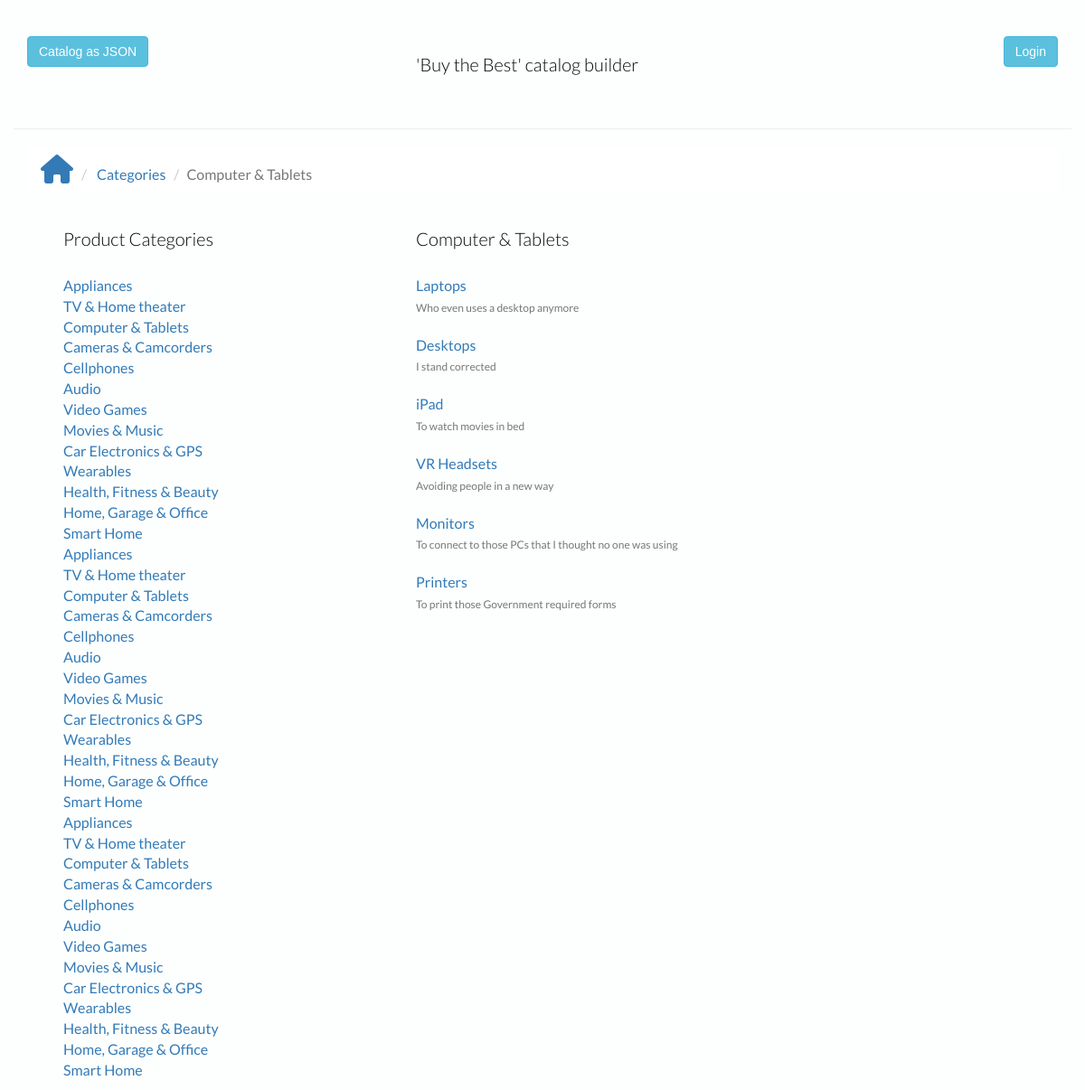
The app's page /category/29/ with its own data.
### database_create.py (models this page shows, shortened)
class Category(Base):
    __tablename__ = 'category'
    id = Column(Integer, primary_key=True)
    name = Column(String(80), nullable=False)

class Product(Base):
    __tablename__ = 'product'
    id = Column(Integer, primary_key=True)
    name = Column(String(250), nullable=False)
    description = Column(String(500))
    image = Column(String(250))
    created_at = Column(TIMESTAMP, nullable=False)
    updated_at = Column(TIMESTAMP)
    category_id = Column(Integer, ForeignKey('category.id'),
                         nullable=False)
    category = relationship(Category)
    user_id = Column(Integer, ForeignKey('user.id'), nullable=False)
    user = relationship(User)

### application.py (the view)
@app.route('/category/<int:category_id>/')
def showCategory(category_id):
    category = session.query(Category).filter_by(id=category_id).one()
    categories = session.query(Category).order_by(asc(Category.id))
    products = session.query(Product).filter_by(category_id=category.id)
    return render_template(
        'categories.html', category=category, products=products,
        categories=categories)

### templates/categories.html (shortened to what this page needs)
{% extends "base.html" %}
{% block content %}
<ol class="breadcrumb">
   <li> <a href="/"><i class="fa fa-home fa-2x"></i></a> </li>
   <li> <a href="/category">Categories</a> </li>
   <li class="active">{{ category.name }} </li>
</ol>
<div class="row">
   <div class="menu">
      <div class ="col-md-4 col-sm-4 col-xs-4 text-left">
         <h3>Product Categories</h3>
         <ul>
            {% for category in categories %}
            <li class="list"> <a href="{{ url_for('showCategory', category_id=category.id) }}">{{ category.name }}</a></li>
            {% endfor %}
         </ul>
      </div>
      <div class="col-md-8 col-sm-6 col-xs-6 text-left">
         <h3 class="text-left">{{ category.name }}</h3>
         <ul>
            {% for p in products %}
            <li class="list"> <a href="{{ url_for('showProduct', category_id=p.category.id, product_id=p.id) }}">{{ p.name }} </a><span class="category text-muted subtitle"><br>{{ p.description}}
               <br>
            </li>
            <br>
            {% endfor %}
         </ul>
      </div>
   </div>
</div>
{% endblock%}

### static/styles.css (style rules this page uses)
body { font-family: sans-serif; background-color: #fcfffe; }
li { font-family: 'Lato', sans-serif; font-size: 16px; color: #3D5A80; list-style-type: none; }
h1, h2, h3 { font-family: 'Lato', sans-serif; font-size: 20px; font-weight: 300; color: #020205; list-style-type: none; padding-left: 40px; padding-bottom: 20px; }
.breadcrumb { background-color: #ffffff; }
.subtitle { font-size: 12px; }

### records on screen
Category: name "Computer & Tablets"
Category: name "Appliances"
Category: name "TV & Home theater"
Category: name "Computer & Tablets"
Category: name "Cameras & Camcorders"
Category: name "Cellphones"
Category: name "Audio"
Category: name "Video Games"
Category: name "Movies & Music"
Category: name "Car Electronics & GPS"
Category: name "Wearables"
Category: name "Health, Fitness & Beauty"
Category: name "Home, Garage & Office"
Category: name "Smart Home"
Category: name "Appliances"
Category: name "TV & Home theater"
Category: name "Computer & Tablets"
Category: name "Cameras & Camcorders"
Category: name "Cellphones"
Category: name "Audio"
Category: name "Video Games"
Category: name "Movies & Music"
Category: name "Car Electronics & GPS"
Category: name "Wearables"
Category: name "Health, Fitness & Beauty"
Category: name "Home, Garage & Office"
Category: name "Smart Home"
Category: name "Appliances"
Category: name "TV & Home theater"
Category: name "Cameras & Camcorders"
Category: name "Cellphones"
Category: name "Audio"
Category: name "Video Games"
Category: name "Movies & Music"
Category: name "Car Electronics & GPS"
Category: name "Wearables"
Category: name "Health, Fitness & Beauty"
Category: name "Home, Garage & Office"
Category: name "Smart Home"
Product: name "Laptops", description "Who even uses a desktop anymore"
Product: name "Desktops", description "I stand corrected"
Product: name "iPad", description "To watch movies in bed"
Product: name "VR Headsets", description "Avoiding people in a new way"
Product: name "Monitors", description "To connect to those PCs that I thought no one was using"
Product: name "Printers", description "To print those Government required forms"
